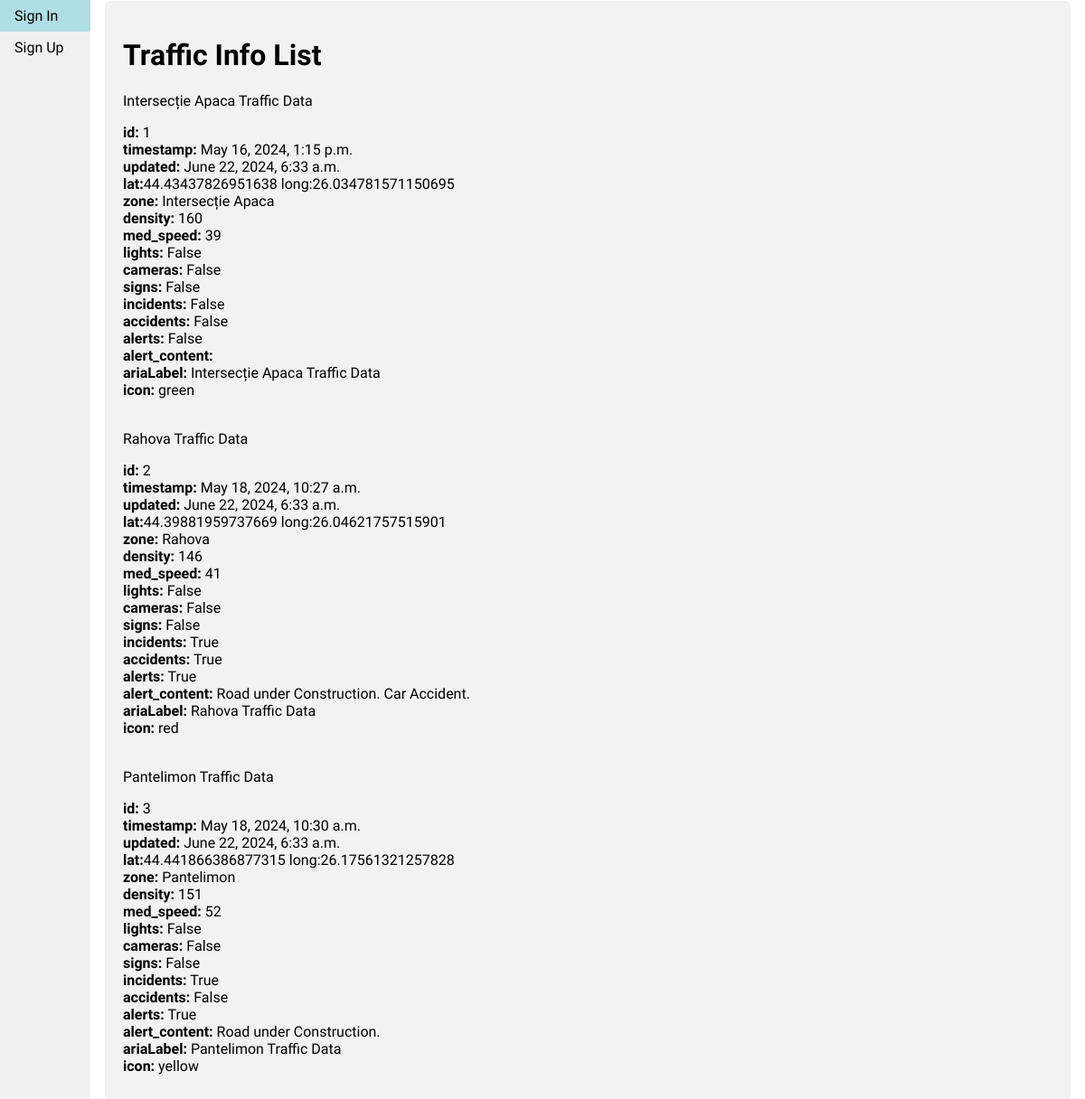
Page /trafficInfoList on the earlier database version.
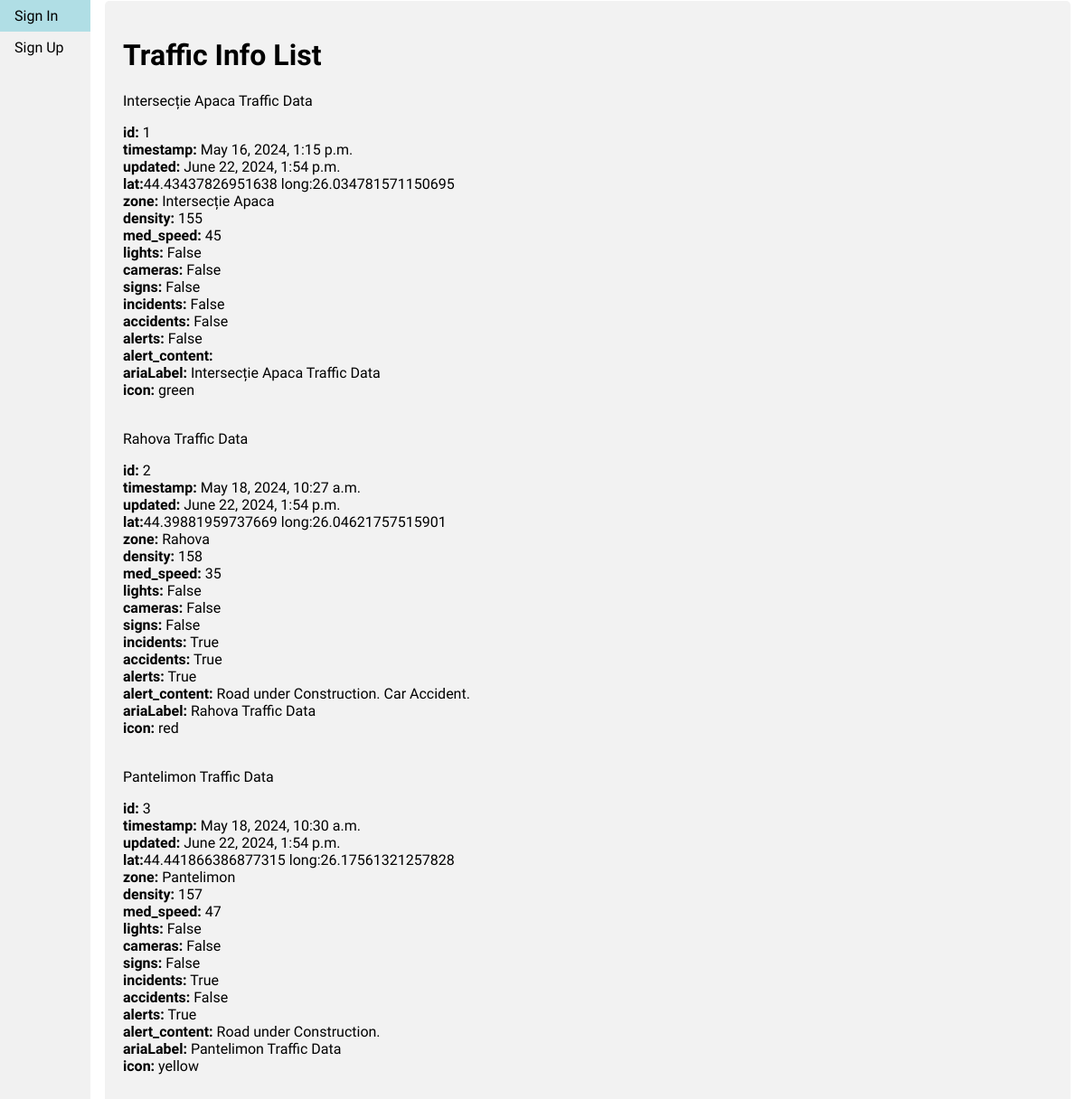
Same page on the later database version.
### users_tutorial/models.py (models this page shows)
class TrafficInfo(models.Model):
	choices_list = [
		("green", "green"),
		("yellow", "yellow"),
		("red", "red")
	]
	timestamp = models.DateTimeField(auto_now_add=True)
	updated = models.DateTimeField(auto_now=True)
	lat = models.FloatField()
	lng = models.FloatField()
	zone = models.CharField(max_length=100)
	density = models.IntegerField()
	med_speed = models.IntegerField()
	lights = models.BooleanField(default=False)
	cameras = models.BooleanField(default=False)
	signs = models.BooleanField(default=False)
	incidents = models.BooleanField(default=False)
	accidents = models.BooleanField(default=False)
	alerts = models.BooleanField(default=False)
	alert_content = models.CharField(max_length=255, blank=True)
	ariaLabel = models.CharField(max_length=100)
	icon = models.CharField(choices=choices_list, max_length=10, default='green')
	title = models.CharField(max_length=100)
	def __str__(self):
		return f'{self.title}'

### users_tutorial/views.py (the view)
# urls.py: path('trafficInfoList', views.trafficInfoList, name="trafficInfoList"),
def trafficInfoList(request):
	traffic_info_list = TrafficInfo.objects.all()
	return render(request, 'lists/traffic_info_list.html', {'traffic_info_list': traffic_info_list})

### templates/lists/traffic_info_list.html (shortened to what this page needs)
{% extends 'base.html' %}
{% load static %}
{% block content %}
    <div class='container'>
        <h1>Traffic Info List</h1>
        {% for traffic_info in traffic_info_list %}
            <div class="card">
                <div class="card-header"> {{ traffic_info }} </div>
                <div class="card-body">
                    <p class="card-text">
                        <strong>id:</strong> {{ traffic_info.id }}</br>
                        <strong>timestamp:</strong> {{ traffic_info.timestamp }}</br>
                        <strong>updated:</strong> {{ traffic_info.updated }}</br>
                        <strong>lat:</strong>{{ traffic_info.lat }} long:{{ traffic_info.lng }}</br>
                        <strong>zone:</strong> {{ traffic_info.zone }}</br>
                        <strong>density:</strong> {{ traffic_info.density }}</br>
                        <strong>med_speed:</strong> {{ traffic_info.med_speed }}</br>
                        <strong>lights:</strong> {{ traffic_info.lights }}</br>
                        <strong>cameras:</strong> {{ traffic_info.cameras }}</br>
                        <strong>signs:</strong> {{ traffic_info.signs }}</br>
                        <strong>incidents:</strong> {{ traffic_info.incidents }}</br>
                        <strong>accidents:</strong> {{ traffic_info.accidents }}</br>
                        <strong>alerts:</strong> {{ traffic_info.alerts }}</br>
                        <strong>alert_content:</strong> {{ traffic_info.alert_content }}</br>
                        <strong>ariaLabel:</strong> {{ traffic_info.ariaLabel }}</br>
                        <strong>icon:</strong> {{ traffic_info.icon }}</br>
                    </p>
                </div>
            </div>
        {% endfor %}
    </div>
{% endblock %}

Differences in the rows shown:
changed TrafficInfo "Intersecție Apaca Traffic Data": updated "June 22, 2024, 6:33 a.m." → "June 22, 2024, 1:54 p.m."; density "160" → "155"; med_speed "39" → "45"
changed TrafficInfo "Rahova Traffic Data": updated "June 22, 2024, 6:33 a.m." → "June 22, 2024, 1:54 p.m."; density "146" → "158"; med_speed "41" → "35"
changed TrafficInfo "Pantelimon Traffic Data": updated "June 22, 2024, 6:33 a.m." → "June 22, 2024, 1:54 p.m."; density "151" → "157"; med_speed "52" → "47"
